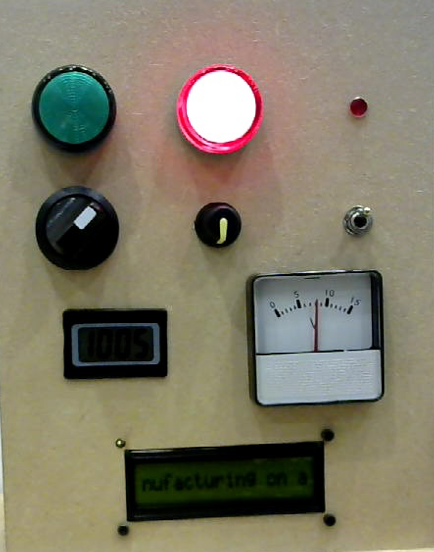
#> input picture B1andB2/samplepic_cropped.png, 434 x 552 px
$ python as_center_detection.py
#> lines starting #> are read from the running program, lines starting #| are printed output that depends on the picture; after the words box and inside, x2 and y2 are one past the last pixel; in counts of white or black regions, pixels touching at a corner belong together
#import the libraries
import numpy as np
import matplotlib.pyplot as plt
import cv2

#reading the image

#img = cv2.imread('samplepic.png', 0)
img = cv2.imread('samplepic_cropped.png', 0)
#> img: shape (552, 434); min 0, max 255, mean 122

edges_100_200 = cv2.Canny(img,100,200)
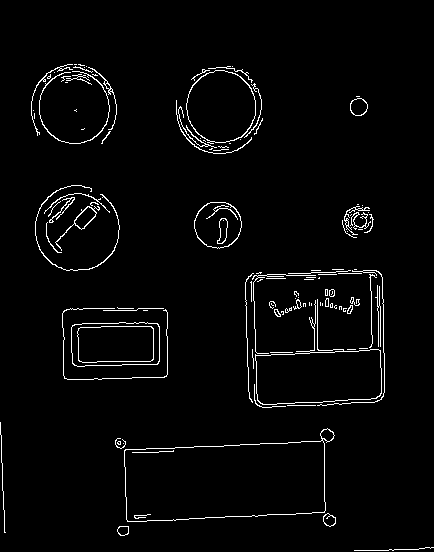
#> edges_100_200: shape (552, 434); 2.8% white in thin lines or dots, all inside (x1, y1, x2, y2) = (0, 64, 434, 551)
#edges_120_200 = cv2.Canny(img,120,200)
#edges_100_220 = cv2.Canny(img,120,200)

kernel = np.ones((5,5),np.uint8)
dilation = cv2.dilate(edges_100_200,kernel,iterations = 2)
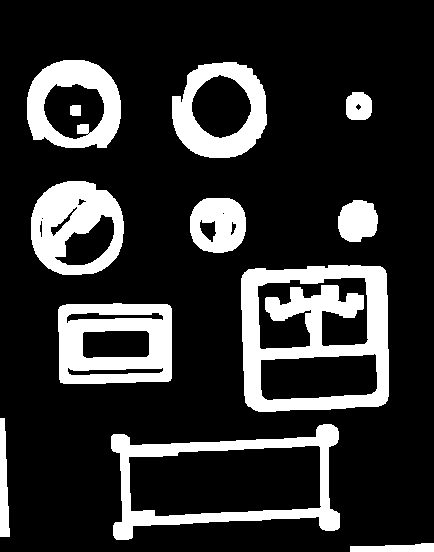
#> dilation: shape (552, 434); 18.8% white; 12 white regions, largest, box (x1, y1, x2, y2) and area: (241, 265, 389, 412) 11610, (111, 424, 340, 540) 6590, (58, 303, 172, 384) 6449

erode = cv2.erode(dilation,kernel,iterations = 1)
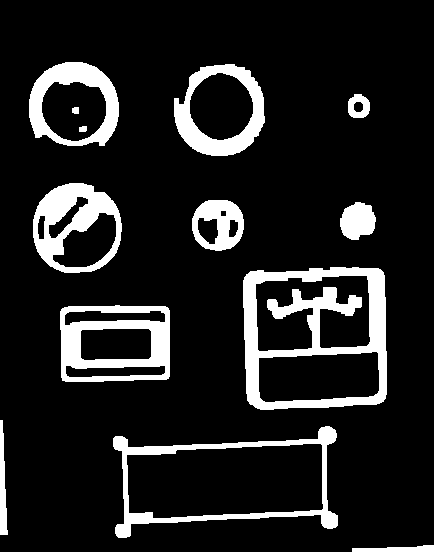
#> erode: shape (552, 434); 13% white; 13 white regions, largest, box (x1, y1, x2, y2) and area: (243, 267, 387, 410) 8198, (60, 305, 170, 382) 4405, (113, 426, 338, 538) 3982

### Fill start ###

erode_inversed = cv2.bitwise_not(erode)
# Threshold.
# Set values equal to or above 220 to 0.
# Set values below 220 to 255.

th, im_th = cv2.threshold(erode_inversed, 220, 255, cv2.THRESH_BINARY_INV)

# Copy the thresholded image.
im_floodfill = im_th.copy()

# Mask used to flood filling.
# Notice the size needs to be 2 pixels than the image.
h, w = im_th.shape[:2]
#> h = 552; w = 434
mask = np.zeros((h+2, w+2), np.uint8)

# Floodfill from point (0, 0)
cv2.floodFill(im_floodfill, mask, (0,0), 255)
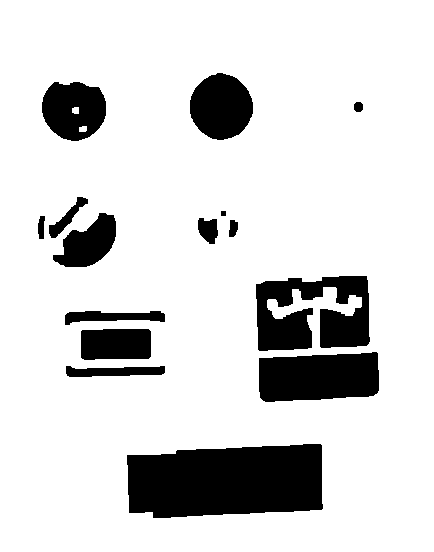
#> im_floodfill: shape (552, 434); 84.6% white; 15 black regions, largest, box (x1, y1, x2, y2) and area: (127, 444, 323, 518) 12569, (256, 276, 370, 351) 6013, (259, 352, 379, 402) 5212

# Invert floodfilled image
im_floodfill_inv = cv2.bitwise_not(im_floodfill)

# Combine the two images to get the foreground.
im_out = im_th | im_floodfill_inv
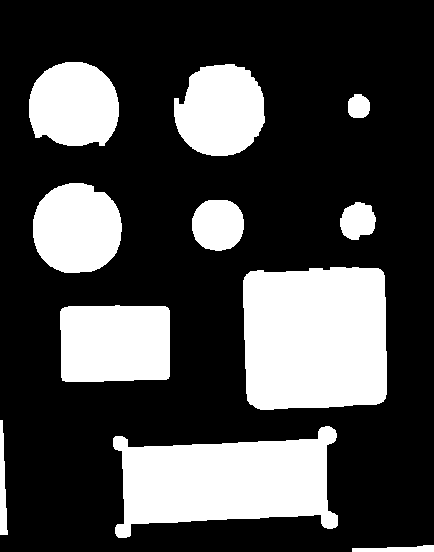
#> im_out: shape (552, 434); 28.4% white; 11 white regions

# im_out is the filled in white on black image

### Fill end ###

### Center detection ###

# convert the image to grayscale

# convert the grayscale image to binary image
ret,thresh = cv2.threshold(im_out,127,255,0)

# find contours in the binary image
contours, heirarchy = cv2.findContours(thresh,cv2.RETR_TREE,cv2.CHAIN_APPROX_SIMPLE)
#> contours = 11 contours; largest, box (x1, y1, x2, y2) and area: (243, 267, 387, 410) 19154, (113, 426, 338, 538) 16205, (60, 305, 170, 382) 7997, (174, 64, 265, 156) 6366, (33, 183, 122, 273) 6304
for c in contours:
   # calculate moments for each contour
   M = cv2.moments(c)

   # calculate x,y coordinate of center
   cX = int(M["m10"] / M["m00"])
   cY = int(M["m01"] / M["m00"])
   cv2.circle(img, (cX, cY), 5, (255, 255, 255), -1)
   cv2.putText(img, "centroid", (cX - 25, cY - 25),cv2.FONT_HERSHEY_SIMPLEX, 0.5, (255, 255, 255), 2)

   # display the image
   cv2.imshow("Image", img)
   cv2.waitKey(0)
#> this loop made 11 passes
#> (cX, cY) on passes 1 to 11: (397, 548), (225, 480), (2, 487), (114, 342), (314, 337), (357, 220), (217, 224), (76, 228), (358, 106), (220, 110), (73, 104)
#> pass 1, `cv2.imshow("Image", img)`:
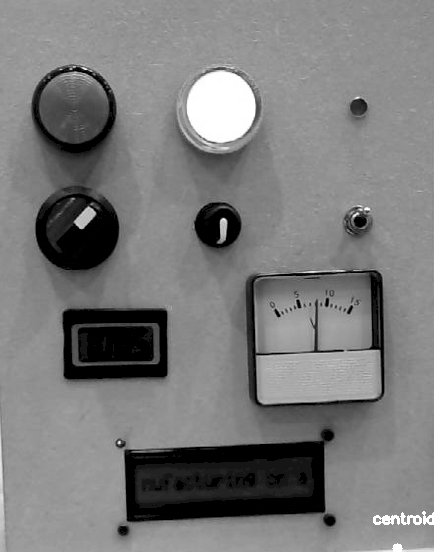
#> window 'Image': shape (552, 434); min 0, max 255, mean 122.3
#> after the loop:
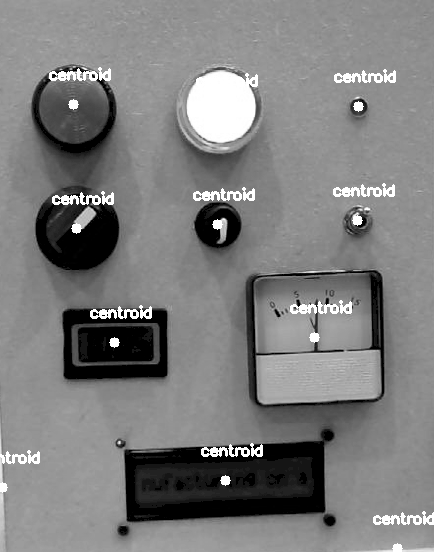
#> img: shape (552, 434); min 0, max 255, mean 125.5

### Center detection end ###


cv2.imshow("sample_image", img)
cv2.imshow("sample_image_with_edge_detection (100,200)", edges_100_200)
#cv2.imshow("sample_image_with_edge_detection (120, 200)", edges_120_200)
#cv2.imshow("sample_image_with_edge_detection (100, 220)", edges_100_220)
#cv2.imshow("sample_image_with_edge_detection dilation (100, 220)", dilation)
cv2.imshow("sample_image_with_edge_detection erode (100, 220)", erode)
#cv2.imshow("sample_image_with_edge_detection erode (100, 220)", img2)


cv2.waitKey(0)

cv2.destroyAllWindows()

$ run again, with B1andB2/samplepic.png copied over B1andB2/samplepic_cropped.png
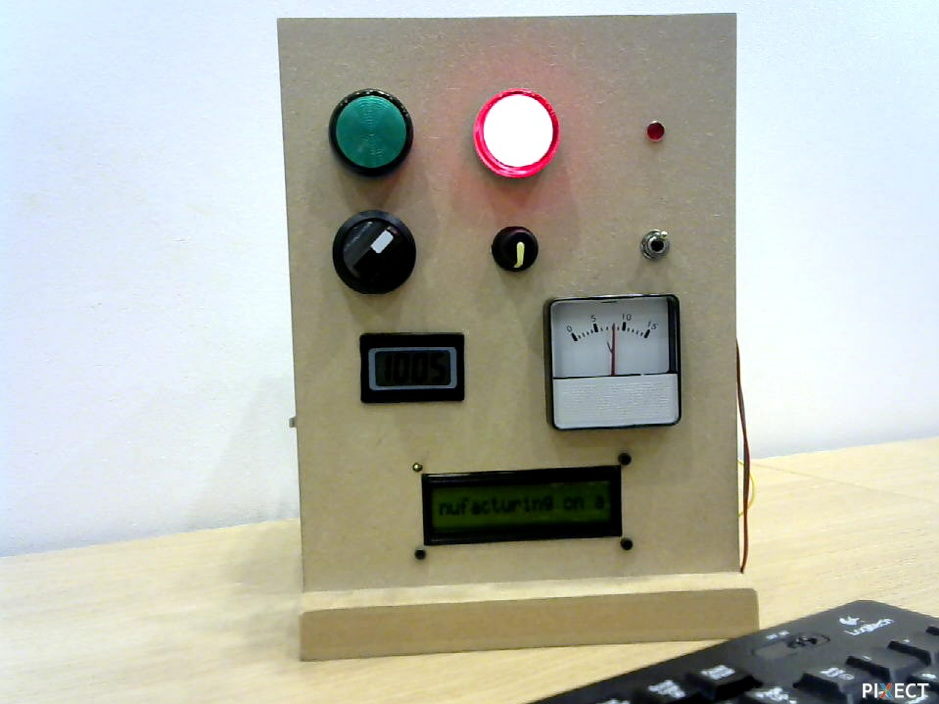
#> input picture B1andB2/samplepic.png, 939 x 704 px
#> `edges_100_200 = cv2.Canny(img,100,200)`:
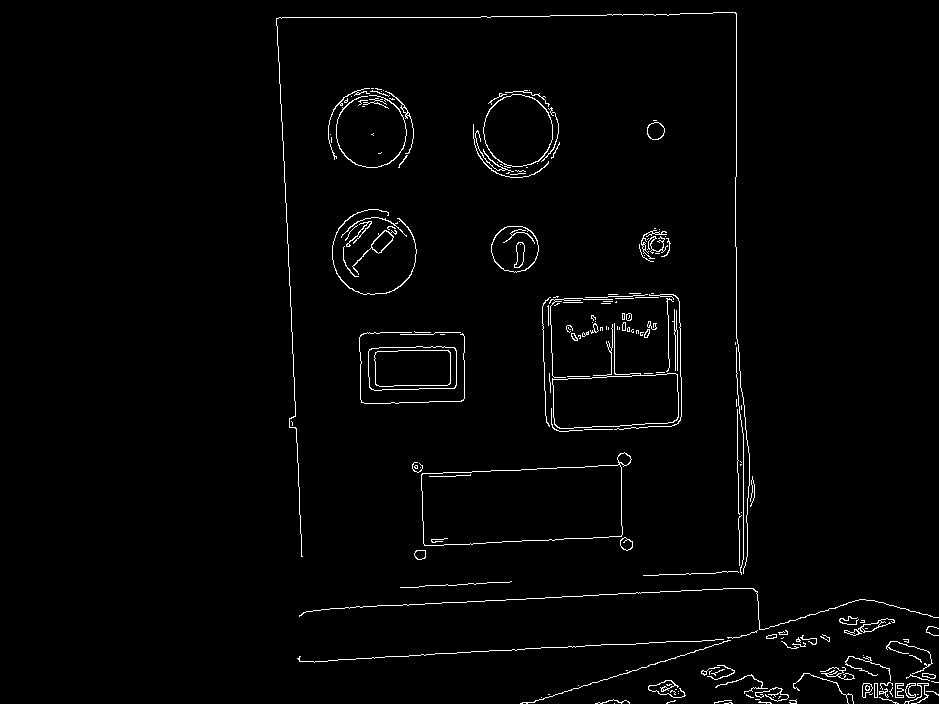
#> edges_100_200: shape (704, 939); 1.8% white in thin lines or dots, all inside (x1, y1, x2, y2) = (276, 12, 939, 704)
#> dilation: shape (704, 939); 13.4% white; 18 white regions, largest, box (x1, y1, x2, y2) and area: (272, 8, 759, 580) 17530, (293, 584, 939, 704) 15042, (538, 289, 686, 436) 11610
#> erode: shape (704, 939); 8.9% white; 19 white regions, largest, box (x1, y1, x2, y2) and area: (274, 10, 757, 578) 10570, (295, 586, 939, 704) 8762, (540, 291, 684, 434) 8198
#> im_floodfill: shape (704, 939); 92.3% white; 22 black regions (2 under 20 px), largest, box (x1, y1, x2, y2) and area: (424, 468, 620, 542) 12569, (546, 603, 939, 704) 12563, (553, 300, 667, 375) 6013
#> im_out: shape (704, 939); 16.6% white; 12 white regions
#> contours = 12 contours; largest, box (x1, y1, x2, y2) and area: (295, 586, 939, 704) 29970, (540, 291, 684, 434) 19154, (410, 450, 635, 562) 16205, (274, 10, 757, 578) 8900, (357, 329, 467, 406) 7997
#> the loop `for c in contours:` made 12 passes
#> (cX, cY) on passes 1 to 8: (755, 657), (455, 584), (522, 504), (411, 366), (611, 361), (654, 244), (514, 248), (373, 252)
#> pass 2, `cv2.imshow("Image", img)`:
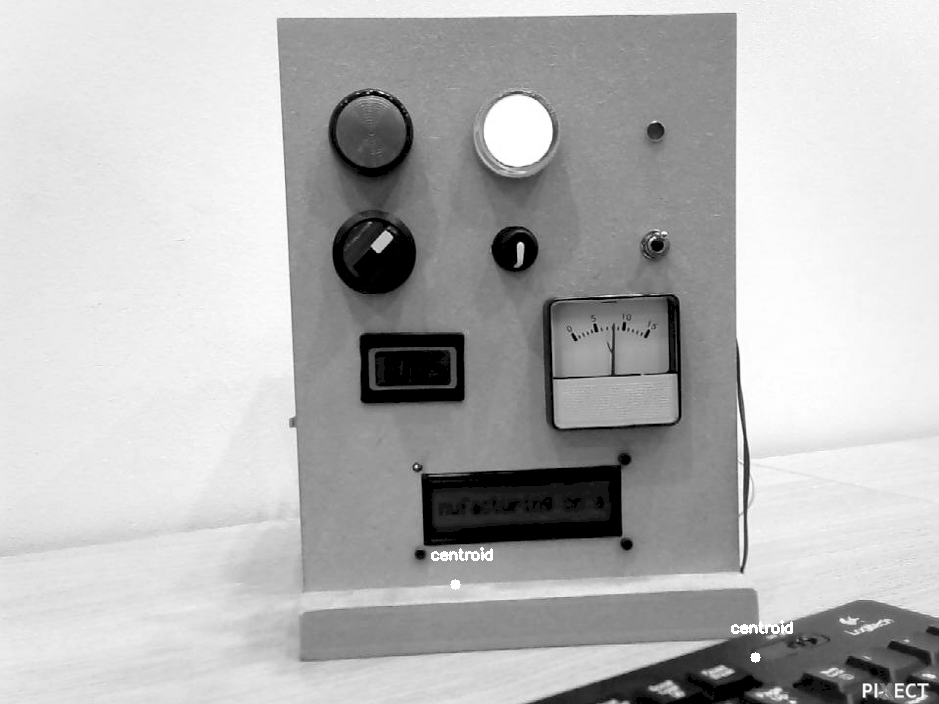
#> window 'Image': shape (704, 939); min 0, max 255, mean 181.7
